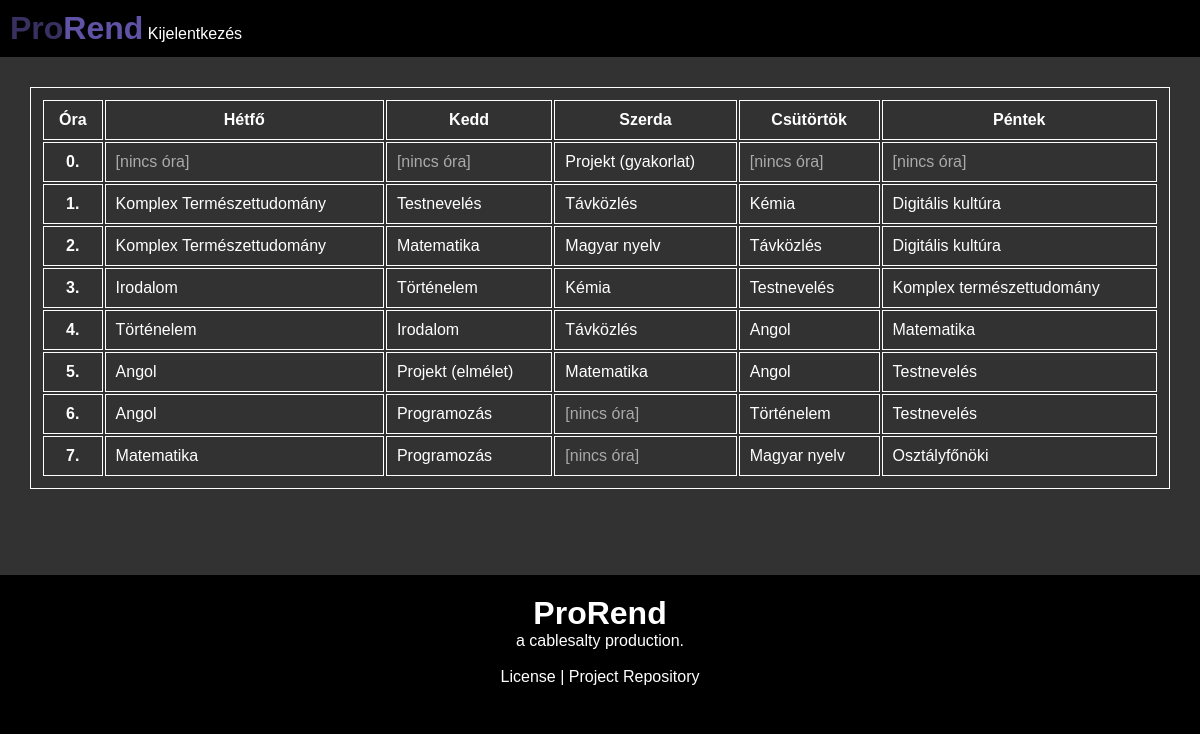
The app's page /diak/orarend.php (signed in) with its own data.
### tables this page shows
CREATE TABLE "timetable"
(
    id
        primary key,
    day        VARCHAR(10)  not null,
    class_time INT          not null,
    subject    VARCHAR(100) not null,
    room       VARCHAR(50),
    teacher    VARCHAR(100)
, status VARCHAR(20) NOT NULL DEFAULT "normal");

### diak/orarend.php (the view, shortened to what this page needs)
<?php
function dayToInt($day)
{
    if ($day == "hétfő") {
        return 1;
    } elseif ($day == "kedd") {
        return 2;
    } elseif ($day == "szerda") {
        return 3;
    } elseif ($day == "csütörtök") {
        return 4;
    } elseif ($day == "péntek") {
        return 5;
    } else {
        return 0;
    }
}
$db = new PDO('sqlite:../database/users.db');
$stmt = $db->prepare("SELECT * FROM timetable ORDER BY class_time");
$stmt->execute();
$rows = $stmt->fetchAll(PDO::FETCH_OBJ);
$groupedByClassTime = [];
foreach ($rows as $row) {
    $groupedByClassTime[$row->class_time][dayToInt($row->day)][] = $row;
}
?>
<!DOCTYPE html>
<html lang="hu">
<head>
    <link rel="stylesheet" href="/static/css/orarend.css">
</head>
<body>
    <header>
        <h1>
            <span style="color: #383060">Pro</span><span style="color: #6052a5">Rend</span>
        </h1>
        <nav>
            <a href="/logout.php">Kijelentkezés</a>
        </nav>
    </header>
    <main>
        <table>
            <thead>
                <tr>
                    <th>Óra</th>
                    <th>Hétfő</th>
                    <th>Kedd</th>
                    <th>Szerda</th>
                    <th>Csütörtök</th>
                    <th>Péntek</th>
                </tr>
            </thead>
            <tbody>
                <?php
                for ($class_time = 0; $class_time <= 7; $class_time++) {
                    echo "<tr>";
                    echo "<th>{$class_time}.</th>";
                    for ($day = 1; $day <= 5; $day++) {
                        if (isset($groupedByClassTime[$class_time][$day])) {
                            foreach ($groupedByClassTime[$class_time][$day] as $item) {
                                if ($item->status == "cancelled") {
                                    echo "<td id='$item->id' class='cancelled'>";
                                    echo "<a href='megtekintes.php?id=" . $item->id . "'>" . "<strong>ELMARAD</strong> " . $item->subject . "</a><br>";
                                    echo "</td>";
                                } else {
                                    echo "<td id='$item->id'>";
                                    echo "<a href='megtekintes.php?id=" . $item->id . "'>" . $item->subject . "</a><br>";
                                    echo "</td>";
                                }
                            }
                        } else {
                            echo "<td>[nincs óra]</td>";
                        }
                    }
                    echo "</tr>";
                }
                ?>
            </tbody>
        </table>
        <br>
        <br>
    </main>
    <footer>
        <h1>ProRend</h1>
        <p>a cablesalty production.</p>
        <br>
        <a href="https://github.com/cablesalty/ProRend/blob/main/LICENSE" target="_blank">License</a> |
        <a href="https://github.com/cablesalty/ProRend" target="_blank">Project Repository</a>
    </footer>
</body>
</html>

### static/css/orarend.css (style rules this page uses)
* { margin: 0; padding: 0; }
body { font-family: sans-serif; background-color: black; }
header { background-color: black; color: white; padding: 10px; }
main { background-color: #323232; color: white; padding: 30px; padding-bottom: 50px; }
footer { background-color: black; color: white; padding: 20px; text-align: center; }
table { width: 100%; }
table, th, td { border: 1px solid white; padding: 10px; color: white; }
td { color: #aaaaaa; }
a { color: white; text-decoration: none; }
header h1, nav { display: inline-block; }

### records on screen
timetable: subject "Projekt (gyakorlat)"
timetable: subject "Komplex Természettudomány"
timetable: subject "Testnevelés"
timetable: subject "Távközlés"
timetable: subject "Kémia"
timetable: subject "Digitális kultúra"
timetable: subject "Komplex Természettudomány"
timetable: subject "Matematika"
timetable: subject "Magyar nyelv"
timetable: subject "Távközlés"
timetable: subject "Digitális kultúra"
timetable: subject "Irodalom"
timetable: subject "Történelem"
timetable: subject "Kémia"
timetable: subject "Testnevelés"
timetable: subject "Komplex természettudomány"
timetable: subject "Történelem"
timetable: subject "Irodalom"
timetable: subject "Távközlés"
timetable: subject "Angol"
timetable: subject "Matematika"
timetable: subject "Angol"
timetable: subject "Projekt (elmélet)"
timetable: subject "Matematika"
timetable: subject "Angol"
timetable: subject "Testnevelés"
timetable: subject "Angol"
timetable: subject "Programozás"
timetable: subject "Történelem"
timetable: subject "Testnevelés"
timetable: subject "Matematika"
timetable: subject "Programozás"
timetable: subject "Magyar nyelv"
timetable: subject "Osztályfőnöki"
